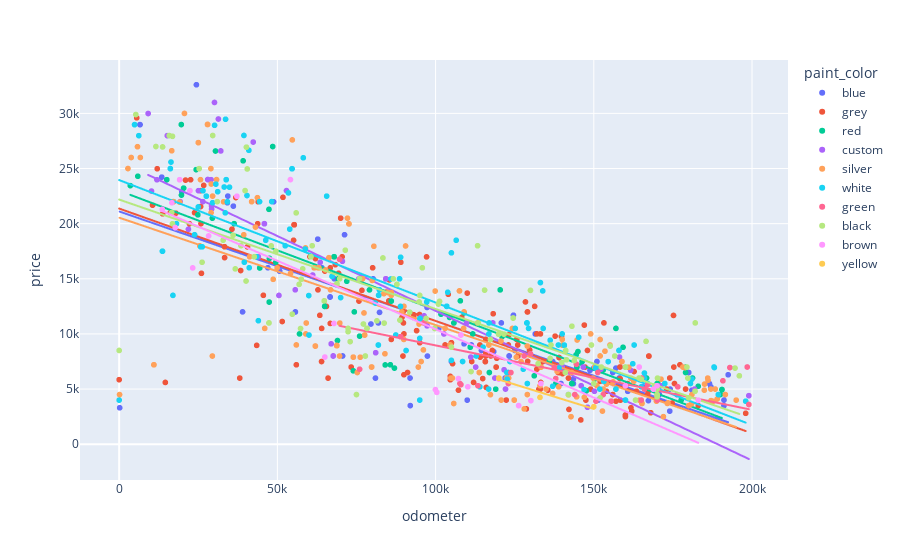

Source (notebook cell):
### Markdown cell above
Let's have a plot of price against odometer and color by paint_color.

### Code cell
px.scatter(df12, x='odometer', y='price', color='paint_color', trendline='ols')
